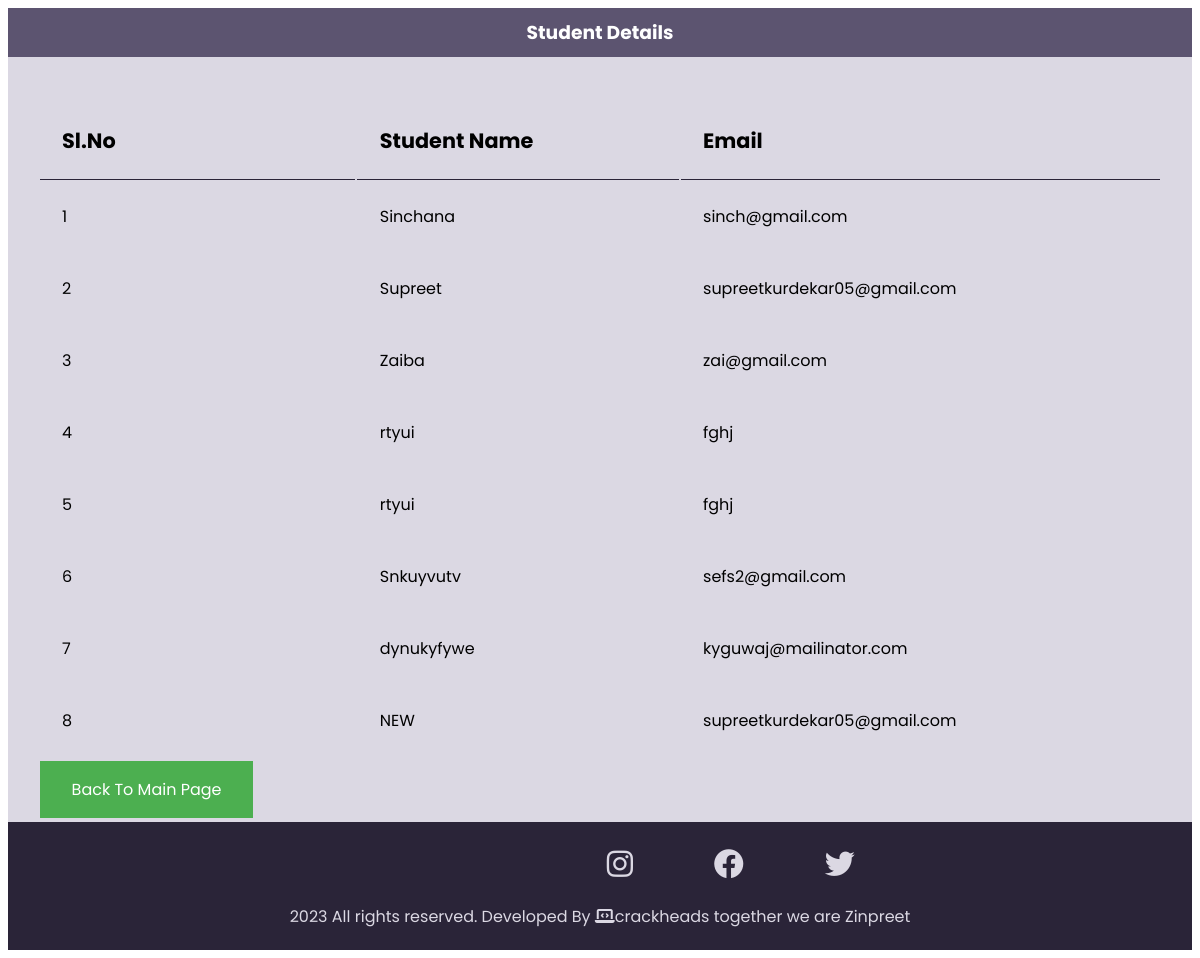
Page /student-list.php on the committed database.
### tables this page shows
CREATE TABLE `tbl_register` (
  `id` int(10) UNSIGNED NOT NULL,
  `username` varchar(200) NOT NULL,
  `email` varchar(255) NOT NULL,
  `pw` varchar(255) NOT NULL
);

### student-list.php (the view, shortened to what this page needs)
<?php include('config/constants.php'); ?>
<html>
    <link rel="stylesheet" href="https://cdnjs.cloudflare.com/ajax/libs/font-awesome/6.2.1/css/all.min.css" />
    <link rel="stylesheet" href="css/admin.css">
</html>
<div class="main-content">
   <h3>Student  Details</h3>
    <div class="wrapper">
        <br>
        <table>
            <tr>
                <th>Sl.No</th>
                <th>Student Name</th>
                <th>Email</th>
            </tr>
            <?php
                $sql = "SELECT * FROM tbl_register";
                $res = mysqli_query($conn,$sql);
                if($res == true){
                    $count = mysqli_num_rows($res);
                    $sn=1;
                    if($count > 0){
                        while($rows = mysqli_fetch_assoc($res))
                        {
                            $username = $rows['username'];
                            $email = $rows['email'];
                            ?>
                                <tr>
                                    <td><?php echo $sn++ ; ?></td>
                                    <td><?php echo $username ; ?></td>
                                    <td><?php echo $email ; ?></td>
                                </tr>
                            <?php
                        }
                    }
                }
                else
                {
                    echo "Not have any data in database";
                }
            ?>
        </table>
        <a href="admin-panel.php" class="toggle">Back To Main Page</a>
    </div>
            <footer>
            <div>
                <ul>
                    <a href="#"><li><i class="fa-brands fa-instagram"></i></li></a>
                    <a href="#"><li><i class="fa-brands fa-facebook"></i></li></a>
                    <a href="#"><li><i class="fa-brands fa-twitter"></i></li></a>
                </ul>
                <p class="text-center footer-text">2023 All rights reserved. Developed By <i class="fa-solid fa-laptop-code"></i>crackheads</a> together we are Zinpreet</p>
            </div>
        </footer>
</div>

### css/admin.css (style rules this page uses)
.main-content { font-family: 'Poppins', sans-serif; box-sizing: border-box; border-style: none; background-color:#DBD8E3; max-width: 100vw; }
h3 { text-align: center; background-color: #5C5470; color: white; max-width: 100vw; left: 0; padding: 10px 0; }
.wrapper { width: 95%; margin: 0 auto; }
table tr th { width: 8%; padding: 2%; text-align: left; font-size: 1.3rem; border-bottom: 1px solid #2A2438; }
td { font-size: 1rem; width: 8%; padding: 2%; text-align: left; margin: 20px; }
footer { background-color: #2A2438; color: #DBD8E3; margin-bottom: 0; text-align: center; padding: 5px 0px ; max-width: 100vw; margin-left: 0; }
i { color: #DBD8E3; }
div ul { display: flex; flex-direction: row; padding: 0 45%; }
div ul li { text-align: center; list-style-type: none; font-size: 30px; }
.fa-brands { padding: 4% 15px; }
a { margin-left: 43%; text-align: center; text-decoration: none; color: #6B728E; }

### student-list.php (style rules this page uses)
.toggle { background-color: #4CAF50; border: none; color: white; padding: 16px 32px; text-align: center; text-decoration: none; display: inline-block; font-size: 16px; margin: 4px 2px; transition-duration: 0.4s; cursor: pointer; }

### rows in the picture
tbl_register: username "Sinchana", email "sinch@gmail.com"
tbl_register: username "Supreet", email "supreetkurdekar05@gmail.com"
tbl_register: username "Zaiba", email "zai@gmail.com"
tbl_register: username "rtyui", email "fghj"
tbl_register: username "rtyui", email "fghj"
tbl_register: username "Snkuyvutv", email "sefs2@gmail.com"
tbl_register: username "dynukyfywe", email "kyguwaj@mailinator.com"
tbl_register: username "NEW", email "supreetkurdekar05@gmail.com"
